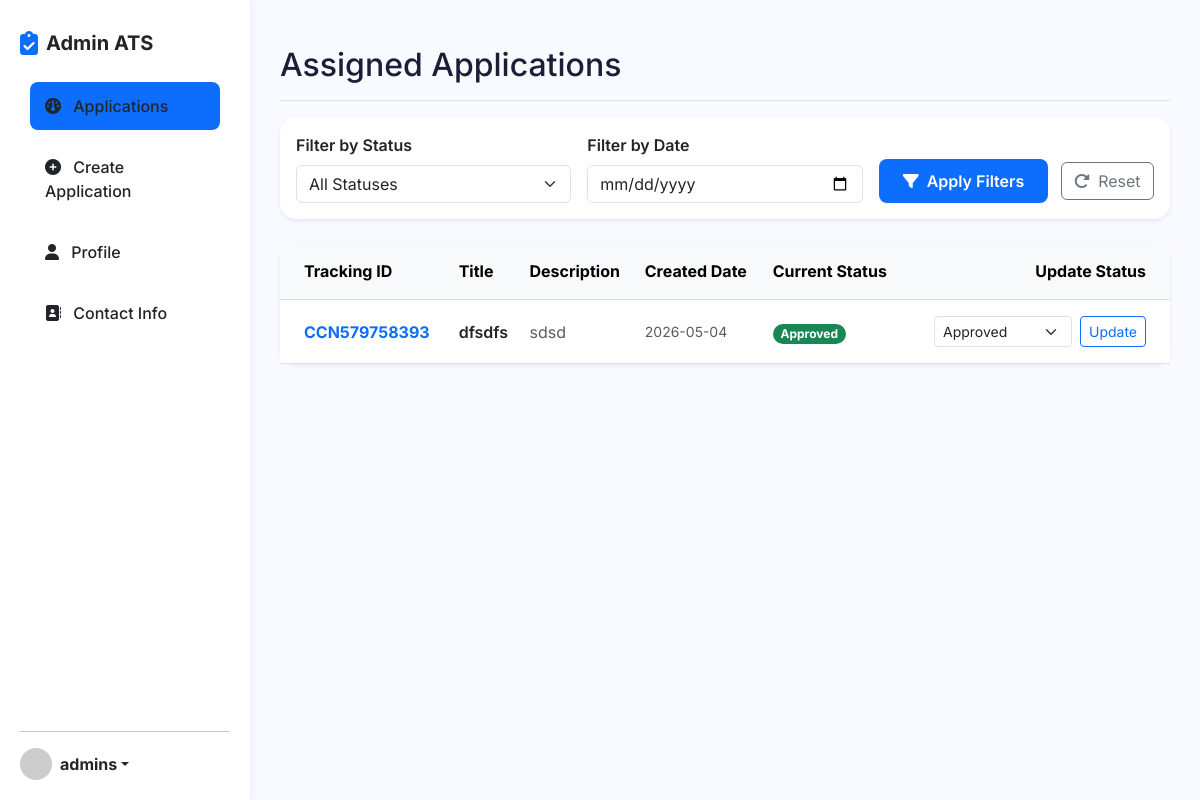
The app's page /admin/dashboard (signed in) with its own data.
### models.py (models this page shows, shortened)
class User(db.Model, UserMixin):
    __tablename__ = 'users'
    id = db.Column(db.Integer, primary_key=True)
    username = db.Column(db.String(50), unique=True, nullable=False)
    password_hash = db.Column(db.String(128), nullable=False)
    role = db.Column(db.String(20), nullable=False, default='user') # 'user', 'admin', 'superadmin'
    department_id = db.Column(db.Integer, db.ForeignKey('departments.id'), nullable=True)
    department = db.relationship('Department', backref='admins')

class Consignment(db.Model):
    __tablename__ = 'consignments'
    id = db.Column(db.Integer, primary_key=True)
    tracking_id = db.Column(db.String(50), unique=True, nullable=False)
    title = db.Column(db.String(200), nullable=False)
    description = db.Column(db.Text, nullable=False)
    status = db.Column(db.String(50), nullable=False, default='Submitted') # Submitted, Pending, Under Review, Approved, Completed, Closed
    user_id = db.Column(db.Integer, db.ForeignKey('users.id'), nullable=True)
    assigned_admin_id = db.Column(db.Integer, db.ForeignKey('users.id'), nullable=True)
    department_id = db.Column(db.Integer, db.ForeignKey('departments.id'), nullable=True)
    created_at = db.Column(db.DateTime, default=datetime.utcnow)
    updated_at = db.Column(db.DateTime, default=datetime.utcnow, onupdate=datetime.utcnow)
    submitter = db.relationship('User', foreign_keys=[user_id], backref='submitted_consignments')
    admin = db.relationship('User', foreign_keys=[assigned_admin_id], backref='assigned_consignments')
    department = db.relationship('Department', backref='consignments')

### app.py (the view)
@app.route('/admin/dashboard')
@login_required
def admin_dashboard():
    if current_user.role != 'admin':
        return redirect(url_for('index'))
    status_filter = request.args.get('status')
    date_filter = request.args.get('date')
    query = Consignment.query.filter_by(assigned_admin_id=current_user.id)
    if status_filter:
        query = query.filter_by(status=status_filter)
    consignments = query.order_by(Consignment.created_at.desc()).all()
    if date_filter:
        try:
            filter_date = datetime.strptime(date_filter, '%Y-%m-%d').date()
            consignments = [con for con in consignments if con.created_at and con.created_at.date() == filter_date]
        except ValueError:
            pass
    return render_template('admin/dashboard.html', consignments=consignments, status_filter=status_filter, date_filter=date_filter)

### app.py (called while the page is built)
@login_manager.user_loader
def load_user(user_id):
    return User.query.get(int(user_id))

### templates/admin/dashboard.html (shortened to what this page needs)
{% extends "dash_base.html" %}
{% block header %}Assigned Applications{% endblock %}
{% block content %}
<div class="row">
    <div class="col-12">
        <div class="card border-0 shadow-sm rounded-4 mb-4">
            <div class="card-body">
                <form method="GET" action="{{ url_for('admin_dashboard') }}" class="row g-3 align-items-end">
                    <div class="col-md-4">
                        <label for="status" class="form-label fw-semibold">Filter by Status</label>
                        <select name="status" id="status" class="form-select">
                            <option value="">All Statuses</option>
                        </select>
                    </div>
                    <div class="col-md-4">
                        <label for="date" class="form-label fw-semibold">Filter by Date</label>
                        <input type="date" name="date" id="date" class="form-control" value="{{ date_filter or '' }}">
                    </div>
                    <div class="col-md-4">
                        <button type="submit" class="btn btn-primary me-2"><i class="fa-solid fa-filter me-1"></i> Apply Filters</button>
                        <a href="{{ url_for('admin_dashboard') }}" class="btn btn-outline-secondary"><i class="fa-solid fa-rotate-right me-1"></i> Reset</a>
                    </div>
                </form>
            </div>
        </div>
        <div class="card border-0 shadow-sm rounded-4 mb-4">
            <div class="card-body p-0">
                <div class="table-responsive">
                    <table class="table table-hover align-middle mb-0">
                        <thead class="table-light">
                            <tr>
                                <th class="ps-4 py-3">Tracking ID</th>
                                <th class="py-3">Title</th>
                                <th class="py-3">Description</th>
                                <th class="py-3">Created Date</th>
                                <th class="py-3">Current Status</th>
                                <th class="pe-4 py-3 text-end">Update Status</th>
                            </tr>
                        </thead>
                        <tbody>
                            {% if consignments %}
                                {% for con in consignments %}
                                <tr>
                                    <td class="ps-4 py-3 fw-bold text-primary">{{ con.tracking_id }}</td>
                                    <td class="py-3 fw-semibold">{{ con.title }}</td>
                                    <td class="py-3 text-muted" style="max-width: 250px; white-space: nowrap; overflow: hidden; text-overflow: ellipsis;">
                                        {{ con.description }}
                                    </td>
                                    <td class="py-3 text-muted small">
                                        {{ con.created_at.strftime('%Y-%m-%d') if con.created_at else 'N/A' }}
                                    </td>
                                    <td class="py-3">
                                        {% if con.status == 'Pending' %}
                                            <span class="badge bg-warning text-dark rounded-pill">{{ con.status }}</span>
                                        {% elif con.status == 'Under Review' %}
                                            <span class="badge bg-info text-dark rounded-pill">{{ con.status }}</span>
                                        {% elif con.status == 'Approved' %}
                                            <span class="badge bg-success rounded-pill">{{ con.status }}</span>
                                        {% elif con.status == 'Completed' %}
                                            <span class="badge bg-primary rounded-pill">{{ con.status }}</span>
                                        {% elif con.status == 'Closed' %}
                                            <span class="badge bg-dark rounded-pill">{{ con.status }}</span>
                                        {% else %}
                                            <span class="badge bg-secondary rounded-pill">{{ con.status }}</span>
                                        {% endif %}
                                    </td>
                                    <td class="pe-4 py-3 text-end">
                                        <form action="{{ url_for('admin_update_status', id=con.id) }}" method="POST" class="d-flex align-items-center justify-content-end gap-2">
                                            <select name="status" class="form-select form-select-sm w-auto" required>
                                                <option value="Approved" {% if con.status == 'Approved' %}selected{% endif %}>Approved</option>
                                            </select>
                                            <button type="submit" class="btn btn-sm btn-outline-primary">Update</button>
                                        </form>
                                    </td>
                                </tr>
                                {% endfor %}
                            {% endif %}
                        </tbody>
                    </table>
                </div>
            </div>
        </div>
    </div>
</div>
{% endblock %}

### templates/dash_base.html (shortened to what this page needs)
<!DOCTYPE html>
<html lang="en">
<head>
    <link href="https://cdn.jsdelivr.net/npm/bootstrap@5.3.0/dist/css/bootstrap.min.css" rel="stylesheet">
    <link rel="stylesheet" href="https://cdnjs.cloudflare.com/ajax/libs/font-awesome/6.4.0/css/all.min.css">
    <link rel="stylesheet" href="{{ url_for('static', filename='css/style.css') }}">
</head>
<body>
    <div class="dashboard-layout">
        <div class="sidebar d-flex flex-column">
            <a href="{{ url_for('index') }}" class="text-decoration-none text-dark mb-4 mt-2 d-flex align-items-center gap-2">
                <i class="fa-solid fa-clipboard-check text-primary fs-4"></i>
                <span class="fs-5 fw-bold">Admin ATS</span>
            </a>
            <ul class="nav nav-pills flex-column mb-auto">
                <li class="nav-item">
                    <a href="{{ url_for('admin_dashboard') }}" class="nav-link text-dark {% if request.endpoint == 'admin_dashboard' %}active{% endif %}">
                        <i class="fa-solid fa-gauge me-2"></i> Applications
                    </a>
                </li>
                <li class="nav-item mt-2">
                    <a href="{{ url_for('admin_create_application') }}" class="nav-link text-dark {% if request.endpoint == 'admin_create_application' %}active{% endif %}">
                        <i class="fa-solid fa-plus-circle me-2"></i> Create Application
                    </a>
                </li>
                <li class="nav-item mt-2">
                    <a href="{{ url_for('admin_profile') }}" class="nav-link text-dark {% if request.endpoint == 'admin_profile' %}active{% endif %}">
                        <i class="fa-solid fa-user me-2"></i> Profile
                    </a>
                </li>
                <li class="nav-item mt-2">
                    <a href="{{ url_for('admin_contact') }}" class="nav-link text-dark {% if request.endpoint == 'admin_contact' %}active{% endif %}">
                        <i class="fa-solid fa-address-book me-2"></i> Contact Info
                    </a>
                </li>
            </ul>
            <hr>
            <div class="dropdown">
                <a href="#" class="d-flex align-items-center text-dark text-decoration-none dropdown-toggle" id="dropdownUser1" data-bs-toggle="dropdown" aria-expanded="false">
                    <img src="https://ui-avatars.com/api/?name={{ current_user.username }}&background=0d6efd&color=fff" alt="" width="32" height="32" class="rounded-circle me-2">
                    <strong>{{ current_user.username }}</strong>
                </a>
            </div>
        </div>
        <div class="main-content">
            <div class="d-flex justify-content-between flex-wrap flex-md-nowrap align-items-center pt-3 pb-2 mb-3 border-bottom">
                <h1 class="h2">{% block header %}Dashboard{% endblock %}</h1>
            </div>
            {% block content %}{% endblock %}
        </div>
    </div>
</body>
</html>

### static/css/style.css (style rules this page uses)
:root { --primary-color: #0d6efd; --secondary-color: #6c757d; --bg-light: #f8faff; --text-dark: #1a1f36; --text-muted: #697386; --card-shadow: 0 10px 30px rgba(0,0,0,0.05); --transition: all 0.3s ease; }
body { font-family: 'Inter', sans-serif; color: var(--text-dark); background-color: var(--bg-light); }
h1, h2, h3, h4, h5, h6 { font-weight: 700; color: var(--text-dark); }
.nav-link { font-weight: 500; color: var(--text-dark); transition: var(--transition); margin: 0 10px; }
.btn-primary { background-color: var(--primary-color); border: none; border-radius: 8px; padding: 10px 24px; font-weight: 600; transition: var(--transition); }
.dashboard-layout { display: flex; min-height: 100vh; }
.sidebar { width: 250px; background: white; box-shadow: 2px 0 10px rgba(0,0,0,0.05); padding: 20px; position: fixed; height: 100vh; z-index: 100; }
.main-content { flex: 1; margin-left: 250px; padding: 30px; background: var(--bg-light); }
.sidebar .nav-link { padding: 12px 15px; border-radius: 8px; margin-bottom: 5px; color: var(--text-dark); }
.sidebar .nav-link.active, .sidebar .nav-link:hover { background: var(--primary-color); color: white; }

### records on screen
User: username "admins"
Consignment: tracking_id "CCN579758393", title "dfsdfs", description "sdsd", created_at "2026-05-04", status "Approved"
